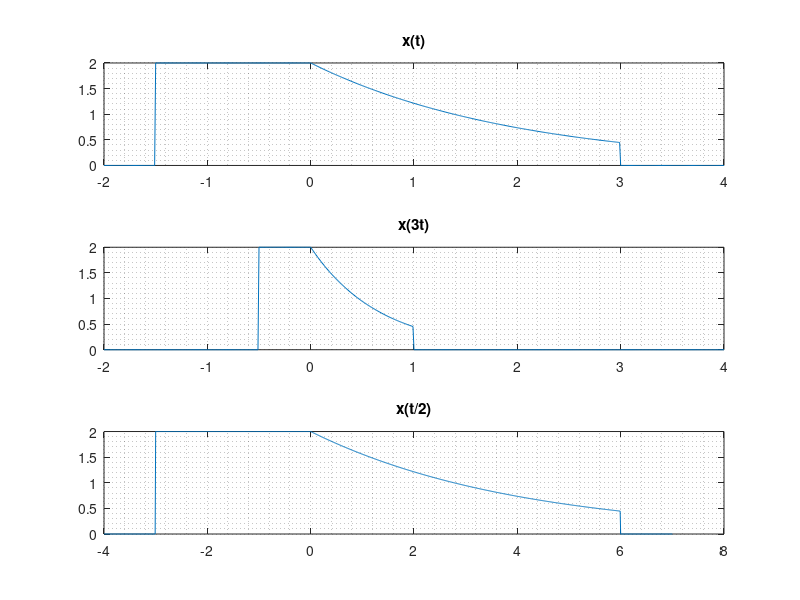

Source code (MATLAB):
clear;
close all;
% Señal original
t1 = -2:0.01:4;
x1 = 2*(t1 >= -1.5 & t1 < 0) + 2*exp(-t1/2).*(t1 >= 0 & t1 < 3);
subplot(3,1,1)
plot(t1, x1);
grid minor;
title('x(t)');

% Señal comprimida x(3t)
t2 = -2:0.01:4;
x2 = 2*(3*t2 >= -1.5 & 3*t2 < 0) + 2*exp(-(3*t2)/2).*(3*t2 >= 0 & 3*t2 < 3);
subplot(3,1,2)
plot(t2, x2);
grid minor;
title('x(3t)');

% Señal expandida x(t/2)
t3 = -4:0.01:7;
x3 = 2*(t3/2 >= -1.5 & t3/2 < 0) + 2*exp(-(t3/2)/2).*(t3/2 >= 0 & t3/2 < 3);
subplot(3,1,3);
plot(t3, x3);
grid minor;
title('x(t/2)');